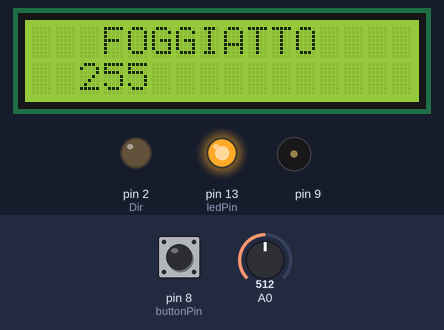
This sketch was run on a simulated Arduino Uno, built with avr-gcc and run on an emulated ATmega328P. Shown: 16×2 character LCD, output pins drawn as LEDs (lit = HIGH), buzzer (waves = sounding). The test bench sets the inputs (shaded band); at power-on: A0 = 512, pin 8 (buttonPin) LOW. What the sketch prints to the serial monitor is not drawn.

Above: at 0.2 s.
3.4 s: A0 set to 716
At 5.0 s:
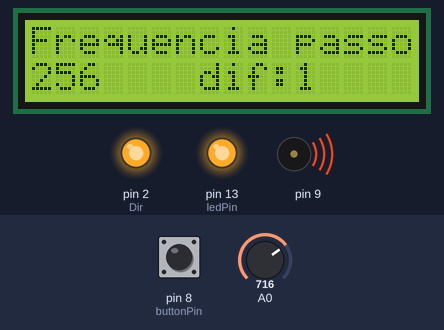
6.4 s: pin 8 (buttonPin) pulled HIGH for 0.15 s
At 7.2 s:
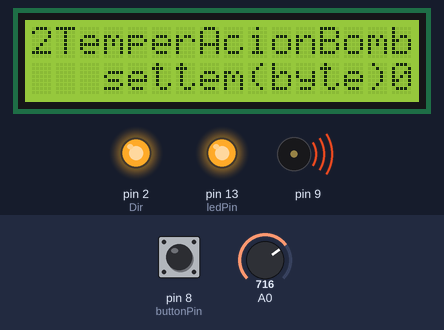
9.5 s: pin 8 (buttonPin) pulled HIGH for 1 s
At 10.6 s:
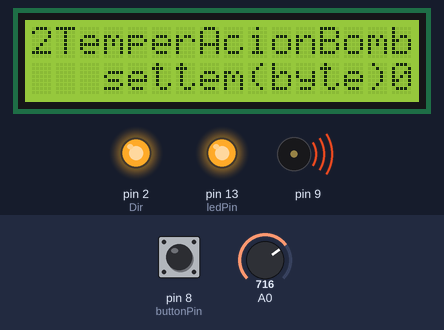
13.5 s: A0 set to 563
16.5 s: A0 set to 533
18.0 s: A0 set to 306
At 19.1 s:
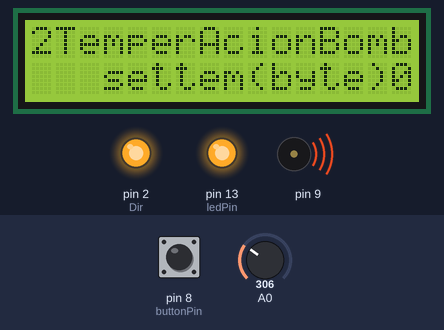
Timing chart, 0 to 21.0 s (numbered marks = the images above; inputs shaded):
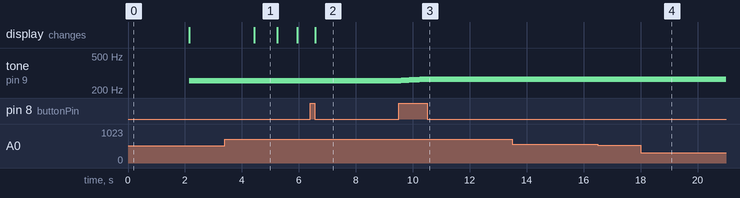

The sketch:

TELESC5__feb27a.ino
```cpp
#include <toneAC.h>
unsigned long freqh = 30000; //maxima frequencia de aceleração
int Dir = 2;                // pino saida direção
 long freq ;          // frequenia saida
long freqs = freq;
long freqCentral;
int joyst_map =0;
 #define rampadeaceleracao  1
 #define rampadedesaceleracao  0


//////////////EEPROM
 #include <EEPROM.h>
 //int addr = 0;    // endereço de escrita na memória eeprom
int pulsosporseg;

/////////////LCD
 #include <LiquidCrystal_I2C.h>
LiquidCrystal_I2C lcd(0x3F,16,2);  // set the LCD address to 0x27 for a 16 chars and 2 line display

unsigned long tilcd = 0;
unsigned long tf = 0;
int tdiflcd = 500;   //taxa de atualização LCD milisegundos
int freqsLCD = 0;
int contlcd = 0;


/////////////////////////////////////Botão:
// constants won't change. They're used here to set pin numbers:
const int buttonPin = 8;    // the number of the pushbutton pin
const int ledPin = 13;      // the number of the LED pin
// Variables will change:
int ledState = HIGH;         // the current state of the output pin
int buttonState;             // the current reading from the input pin
bool lastButtonState = LOW;   // the previous reading from the input pin
unsigned long lastDebounceTime = 0;  // the last time the output pin was toggled
int debounceDelay = 50;    // the debounce time; increase if the output flickers
/////////////////////////////////////////

/////
int menuState = HIGH;         // the current state of the output pin
//int buttonState;             // the current reading from the input pin
bool lastMenuState = HIGH;   // the previous reading from the input pin
unsigned long lastDebounceTimeMenu = 0;  // the last time the output pin was toggled
int menuDebounceDelay = 4000;    // the debounce time; increase if the output flickers
int ultimoestadobotoes = 0;
unsigned long whilelastTime = 0;
int whilebuttonState = 0;


/////////////Menu
static unsigned long tpmenu;
bool tempomenu;
bool chamadamenu = LOW;
int tempodemenu = 5000;
int mudancaLCD;
bool botoes;
unsigned long previousMillis;
int interval = 300;
int contador = 0;
unsigned long TempoEntraMenu = 0;
bool entrarMenu = LOW;
bool entrandoMenu = LOW;
int buttonPushCounter = 0;   //contador da repetição do menu
unsigned long tempoSairMenuMillis = 0;


void setup() {

//////////////////////////////Botão:
 pinMode(buttonPin, INPUT);
  pinMode(ledPin, OUTPUT);
  // set initial LED state
  digitalWrite(ledPin, ledState);
////////////////////////////////////////////

 //EEPROM.put(0,6411);

 pulsosporseg = EEPROM.read(0);
 freqCentral = pulsosporseg;


  lcd.init();                      // initialize the lcd
  lcd.init();
  // Print a message to the LCD.
  lcd.backlight();
  lcd.setCursor(3,0);
  lcd.print("FOGGIATTO");// mensagem inicial
  lcd.setCursor(2,1);
  lcd.print(pulsosporseg);
  lcd.setCursor(0,2);
    delay(2000);// tempo mensagem inicial

pinMode(Dir, OUTPUT);
digitalWrite(Dir, HIGH);

Serial.begin(9600);


//tpmenu = millis();
}


void loop() {

///////////////////BOTÂO
controle_led_botao();
//////////////


/////////Map joistik
joyst_map = map (analogRead(A0),0, 1023, -6, 7);
//Serial.print(joyst_map);
//Serial.print("   freq");
//Serial.println(freqs);
//Serial.print("   ");


/////////////Menu

if (buttonState != lastMenuState) {
lastDebounceTimeMenu = millis();
}

if ((millis() - lastDebounceTimeMenu) >3000) {// menuDebounceDelay
       if (buttonState != menuState) {
       menuState = buttonState ;
           //Serial.println(menuState);
       }
}
digitalWrite(ledPin, menuState);
lastMenuState = buttonState;

chamadamenu = menuState;


  if (chamadamenu != mudancaLCD){
      lcd.clear();
      mudancaLCD = chamadamenu;
      contador = -1;
      }


Serial.println(contador);

//====================================WHILE============================================

while     (chamadamenu == HIGH){
  joyst_map = map (analogRead(A0),0, 1023, -6, 7);
 // Serial.println("while");
controle_led_botao();
//Serial.println(joyst_map);
if (buttonState==HIGH || joyst_map !=0 ) {
  botoes= HIGH;
  tempoSairMenuMillis = millis();
       }else{
      botoes= LOW;
      }
        // Serial.print("botoes ");
       //  Serial.println(botoes);
       //  Serial.print("ultimoestadobotoes ");
       //  Serial.println(ultimoestadobotoes);
       //  Serial.print("mullis ");
       //  Serial.println(millis());
       //  Serial.print("whilasttime ");
       //  Serial.println(whilelastTime);
  if ((botoes != ultimoestadobotoes)  || (millis() - whilelastTime > 1000 ) ) {


             if (botoes == HIGH)  {
                    lcd.clear();
                    buttonPushCounter++;// if the current state is HIGH then the button went from off to on:
                    Serial.println("on");Serial.println("on");
                    Serial.print("number of button pushes: ");
                     Serial.println(buttonPushCounter);
                     Serial.println(joyst_map);

                         if (buttonPushCounter > 1) {
                            whilelastTime = millis()  - (buttonPushCounter * 100) ;  //
                              } else whilelastTime = millis();


    if (buttonState == HIGH){
        contador = contador + 1;
        lcd.clear();
         }

    if (contador > 1)    {
      contador = 0;
      }


switch (contador){

   case 0:
        if (joyst_map > 0){
          if (joyst_map > 5){
            pulsosporseg = pulsosporseg + joyst_map;
            }else {
              pulsosporseg = pulsosporseg + 1;
              }
        }
       if (joyst_map < 0){
        if (joyst_map < -5){
          pulsosporseg = pulsosporseg + joyst_map;
       }else{pulsosporseg = pulsosporseg - 1;
       }
            }

        lcd.setCursor(0, 0);
        lcd.print("Frequencia passos");
        lcd.setCursor(0, 1);
        lcd.print(pulsosporseg);
          lcd.setCursor(7, 1);
          lcd.print("dif: ");   //("(byte)0");
           lcd.setCursor(11, 1);
          lcd.print( pulsosporseg - freqCentral);
       break;


   case 1:
        //if (botaoup == HIGH & settemperaturaacionbomba1 <= 100){
         //   settemperaturaacionbomba1 = settemperaturaacionbomba1 + 1;
        //    }
      //  if (botaodw == HIGH & settemperaturaacionbomba1 > 0){
       //     settemperaturaacionbomba1 = settemperaturaacionbomba1 - 1;
       //     }
        lcd.setCursor(0, 0);
        lcd.print("2TemperAcionBomba");
        lcd.setCursor(3, 1);
        lcd.print("settemperaturaacionbomba1 /2 ");

            lcd.setCursor(9, 1);
            lcd.write("(byte)0");

       break;

default:
        contador = 0;
    }
  //  return;


} else {
           buttonPushCounter = 0;
            // Serial.println("off");// if the current state is LOW then the button went from on to off:
           }

// if (botoes == LOW)


  }

ultimoestadobotoes = botoes ;


if (millis() - tempoSairMenuMillis > 8000 ) {

chamadamenu = LOW;

}

  freqsLCD = 0;
toneAC(pulsosporseg);

   }   //fim do while


//==================================================================================================================

// read the input on analog pin 0:
 // int sensorValue = analogRead(A0);
  // print out the value you read:
  //Serial.println(sensorValue);
  //delay(1);        // delay in between reads for stability


if (pulsosporseg != freqCentral){
  EEPROM.write(0, pulsosporseg);
  freqCentral = pulsosporseg;
                      Serial.print("                    EEPROM UPDATE: ");
                     Serial.println(pulsosporseg);
  }


if  ((joyst_map != 0)  & (freqs<freqh)){

      if  (joyst_map > 0 ) {
       //delayMicroseconds(1);     // Wait 1 ms so you can hear it.
      freq = freq+ (joyst_map*rampadeaceleracao);
        }
     else{
      freq = freq+(joyst_map*rampadeaceleracao);
      }
}
  else {
  if  ( freq > freqCentral) {
   freq = freq-rampadedesaceleracao;
   freq = freq-1;
 }else {
  freq+freq+1;
  }

 if  ( freq < freqCentral) {
   freq = freq+rampadedesaceleracao;
 }else {
  freq+freq-1;
  }
  }


//}
if (freq<0){
  digitalWrite(Dir, LOW);
  freqs=(-1)*freq;
  }
else{
  digitalWrite(Dir, HIGH);

  freqs=freq;
  }

//toneAC(freqs); // Play the frequency (150 Hz to 15 kHz in 10 Hz steps).

if (ledState == HIGH) {


toneAC(freqs); // Play the frequency (150 Hz to 15 kHz in 10 Hz steps).
 }
 else{toneAC();
 }


///////LCD tempo
if ((millis() - tilcd > 200 )&& (freqs != freqsLCD )){  //tdiflcd
 lcd.clear();
 //lcd.autoscroll ();
  lcd.setCursor(0,0);
  lcd.print("FOGGIATTO TELESCOPIO");
  lcd.setCursor(0,1);
  lcd.print("Run");


  lcd.setCursor(4,1);
  lcd.print('>');//("(byte)0");
  lcd.setCursor(11,1);
  lcd.print(freqs);
  tilcd=millis();

 if  (joyst_map = 1 ) {

      contlcd = contlcd++;
            lcd.setCursor(4,1);
             lcd.print("> > >");//("(byte)0");

        }


  freqsLCD = freqs;
}
}
//}


////////////////////////Função botão
void controle_led_botao(){
   // read the state of the switch into a local variable:
  int reading = digitalRead(buttonPin);

  // check to see if you just pressed the button
  // (i.e. the input went from LOW to HIGH), and you've waited long enough
  // since the last press to ignore any noise:

  // If the switch changed, due to noise or pressing:
  if (reading != lastButtonState) {
    // reset the debouncing timer
    lastDebounceTime = millis();
  }

  if ((millis() - lastDebounceTime) > debounceDelay) {
    // whatever the reading is at, it's been there for longer than the debounce
    // delay, so take it as the actual current state:

    // if the button state has changed:
    if (reading != buttonState) {
      buttonState = reading;

      // only toggle the LED if the new button state is HIGH
      //if (buttonState == HIGH) {
      //  ledState = !ledState;
      //}
    }
  }

  // set the LED:
  //digitalWrite(ledPin, buttonState);

  // save the reading. Next time through the loop, it'll be the lastButtonState:
  lastButtonState = reading;


  }
```

Measured:
- after the input at 3.4 s, tone on pin 9: 255 Hz → 256 Hz after 1.0 s, → 257 Hz 0.80 s later, → 258 Hz 0.70 s later; the display: changes after 1.0 s (image 1)
- after the input at 6.4 s, tone on pin 9: stops changing and stays 258 Hz; the display: changes after 0.17 s (image 2)
- after the input at 9.5 s, tone on pin 9: plays 259 Hz for 0.09 s, 260 Hz for 0.09 s, 261 Hz for 0.09 s, 262 Hz for 0.09 s, 263 Hz for 0.09 s, 264 Hz for 0.09 s … (11 notes in this stretch), starting after 0.10 s
- after the input at 18.0 s, pin 13 (ledPin): stays HIGH (without the input it goes to LOW after 6.5 s); tone on pin 9: stays 269 Hz (without the input it goes to silent after 6.5 s)
- what the display in image 1 shows lasts 0.8 s, from 4.4 s to 5.2 s
